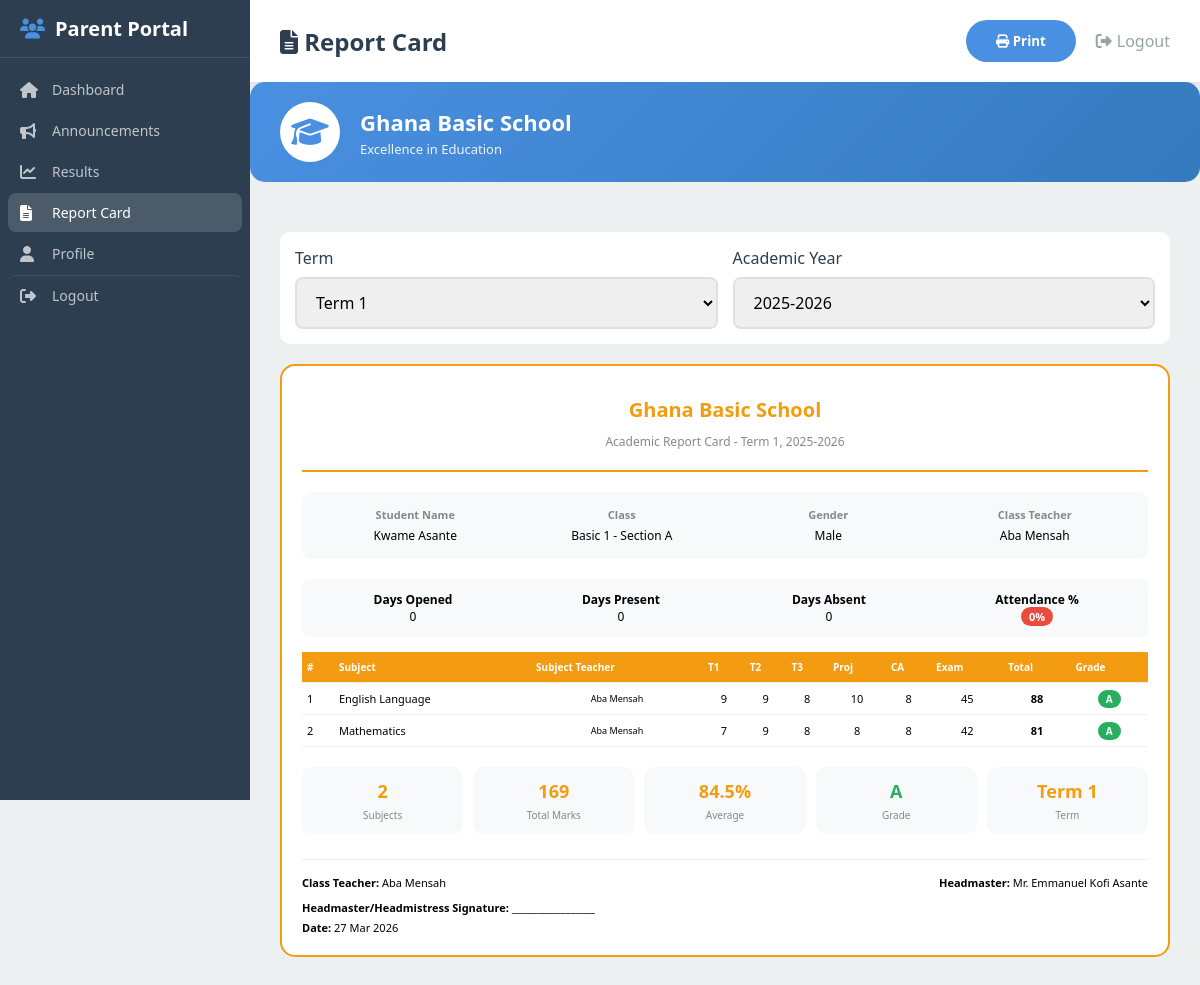
/parent/reportcard.php (signed in), run on the app's committed database.
### tables this page shows
CREATE TABLE students (
    id INT AUTO_INCREMENT PRIMARY KEY,
    student_id VARCHAR(20) UNIQUE,
    name VARCHAR(100) NOT NULL,
    username VARCHAR(50) UNIQUE,
    password VARCHAR(255),
    class_id INT NOT NULL,
    gender VARCHAR(20) NOT NULL,
    email VARCHAR(100),
    phone VARCHAR(20),
    photo VARCHAR(255),
    status ENUM('active', 'inactive', 'graduated', 'transferred') DEFAULT 'active',
    verified TINYINT(1) DEFAULT 1,
    admission_date DATE,
    created_at TIMESTAMP DEFAULT CURRENT_TIMESTAMP,
    INDEX idx_class_id (class_id),
    INDEX idx_status (status),
    INDEX idx_username (username),
    INDEX idx_verified (verified),
    INDEX idx_name (name),
    INDEX idx_student_id (student_id)
);

CREATE TABLE classes (
    id INT AUTO_INCREMENT PRIMARY KEY,
    class_name VARCHAR(50) NOT NULL,
    section VARCHAR(10) NOT NULL,
    level VARCHAR(20) DEFAULT 'primary',
    class_teacher_id INT,
    status ENUM('active', 'inactive') DEFAULT 'active',
    created_at TIMESTAMP DEFAULT CURRENT_TIMESTAMP,
    INDEX idx_level (level),
    INDEX idx_class_teacher (class_teacher_id),
    INDEX idx_status (status),
    INDEX idx_name_level (class_name, level)
);

CREATE TABLE teachers (
    id INT AUTO_INCREMENT PRIMARY KEY,
    name VARCHAR(100) NOT NULL,
    username VARCHAR(50) UNIQUE,
    password VARCHAR(255),
    email VARCHAR(100),
    phone VARCHAR(20),
    status ENUM('active', 'inactive') DEFAULT 'active',
    verified TINYINT(1) DEFAULT 1,
    created_at TIMESTAMP DEFAULT CURRENT_TIMESTAMP,
    INDEX idx_username (username),
    INDEX idx_status (status),
    INDEX idx_verified (verified),
    INDEX idx_name (name)
);

CREATE TABLE student_assessments (
    id INT AUTO_INCREMENT PRIMARY KEY,
    student_id INT NOT NULL,
    class_id INT NOT NULL,
    subject_id INT NOT NULL,
    term VARCHAR(20) DEFAULT 'Term 1',
    academic_year VARCHAR(20) DEFAULT '2025-2026',
    test1 DECIMAL(5,2) DEFAULT 0,
    test2 DECIMAL(5,2) DEFAULT 0,
    test3 DECIMAL(5,2) DEFAULT 0,
    project DECIMAL(5,2) DEFAULT 0,
    class_assessment DECIMAL(5,2) DEFAULT 0,
    exam DECIMAL(5,2) DEFAULT 0,
    grade VARCHAR(2),
    remarks VARCHAR(50),
    created_at TIMESTAMP DEFAULT CURRENT_TIMESTAMP,
    INDEX idx_student_id (student_id),
    INDEX idx_class_id (class_id),
    INDEX idx_subject_id (subject_id),
    INDEX idx_term (term),
    INDEX idx_academic_year (academic_year),
    INDEX idx_student_term_year (student_id, term, academic_year),
    UNIQUE KEY unique_assessment (student_id, subject_id, term, academic_year)
);

CREATE TABLE subjects (
    id INT AUTO_INCREMENT PRIMARY KEY,
    subject_name VARCHAR(100) NOT NULL,
    category VARCHAR(20) DEFAULT 'core',
    level VARCHAR(20) DEFAULT 'all',
    created_at TIMESTAMP DEFAULT CURRENT_TIMESTAMP,
    INDEX idx_category (category),
    INDEX idx_level (level)
);

### parent/reportcard.php (the view, shortened to what this page needs)
<?php
require_once '../config/database.php';
$studentId = $_SESSION['parent_student_id'];
$settings = [];
$stmt = $pdo->query("SELECT * FROM school_settings");
while ($row = $stmt->fetch()) {
    $settings[$row['setting_key']] = $row['setting_value'];
}
$schoolName = $settings['school_name'] ?? 'School Management System';
$schoolLogo = $settings['school_logo'] ?? '';
$headmasterName = $settings['headmaster_name'] ?? 'Mr. Emmanuel Kofi Asante';
$student = null;
if ($studentId) {
    $stmt = $pdo->prepare("SELECT s.*, c.class_name, c.section, c.id as class_id, t.name as class_teacher_name
        FROM students s
        LEFT JOIN classes c ON s.class_id = c.id
        LEFT JOIN teachers t ON c.class_teacher_id = t.id
        WHERE s.id = ?");
    $stmt->execute([$studentId]);
    $student = $stmt->fetch();
}
$selectedTerm = isset($_GET['term']) ? sanitize($_GET['term']) : 'Term 1';
$selectedYear = isset($_GET['year']) ? sanitize($_GET['year']) : '2025-2026';
$assessments = [];
if ($student) {
    $stmt = $pdo->prepare("SELECT a.*, sub.subject_name, sub.id as sub_id FROM student_assessments a
        LEFT JOIN subjects sub ON a.subject_id = sub.id
        WHERE a.student_id = ? AND a.term = ? AND a.academic_year = ?
        ORDER BY sub.subject_name");
    $stmt->execute([$studentId, $selectedTerm, $selectedYear]);
    $assessments = $stmt->fetchAll();
}
$subjectTeachers = [];
foreach ($assessments as $a) {
    $teacherStmt = $pdo->prepare("SELECT t.name FROM teachers t INNER JOIN teacher_subjects ts ON t.id = ts.teacher_id WHERE ts.subject_id = ? LIMIT 1");
    $teacherStmt->execute([$a['sub_id']]);
    $teacherName = $teacherStmt->fetchColumn();
    if ($teacherName) {
        $subjectTeachers[$a['sub_id']] = $teacherName;
    }
}
$attStmt = $pdo->prepare("SELECT * FROM student_attendance WHERE student_id = ? AND term = ? AND academic_year = ?");
$attStmt->execute([$studentId, $selectedTerm, $selectedYear]);
$attendance = $attStmt->fetch();
$daysOpened = $attendance['days_school_opened'] ?? 0;
$daysPresent = $attendance['days_present'] ?? 0;
$daysAbsent = $attendance['days_absent'] ?? 0;
$attPercentage = $daysOpened > 0 ? round(($daysPresent / $daysOpened) * 100, 1) : 0;
function getGrade($marks) {
    if ($marks >= 80) return ['A', '#27ae60'];
    return ['F', '#c0392b'];
}
$totalMarks = 0;
$subjectCount = count($assessments);
foreach ($assessments as $a) {
    $totalMarks += ((float)($a['test1'] ?? 0) + (float)($a['test2'] ?? 0) + (float)($a['test3'] ?? 0) + (float)($a['project'] ?? 0) + (float)($a['class_assessment'] ?? 0) + (float)($a['exam'] ?? 0));
}
$average = $subjectCount > 0 ? $totalMarks / $subjectCount : 0;
$gradeInfo = getGrade($average);
$terms = ['Term 1', 'Term 2', 'Term 3'];
$years = ['2025-2026', '2024-2025'];
?>
<!DOCTYPE html>
<html lang="en">
<head>
    <link rel="stylesheet" href="https://cdnjs.cloudflare.com/ajax/libs/font-awesome/6.4.0/css/all.min.css">
    <link rel="stylesheet" href="../assets/css/styles.css">
</head>
<body>
    <nav class="sidebar">
        <div class="sidebar-brand"><i class="fas fa-users"></i> Parent Portal</div>
        <ul class="sidebar-menu">
            <li><a href="index.php"><i class="fas fa-home"></i> Dashboard</a></li>
            <li><a href="announcements.php"><i class="fas fa-bullhorn"></i> Announcements</a></li>
            <li><a href="results.php"><i class="fas fa-chart-line"></i> Results</a></li>
            <li><a href="reportcard.php" class="active"><i class="fas fa-file-alt"></i> Report Card</a></li>
            <li><a href="profile.php"><i class="fas fa-user"></i> Profile</a></li>
            <li><a href="../logout.php" class="logout-link"><i class="fas fa-sign-out-alt"></i> Logout</a></li>
        </ul>
    </nav>
    <main class="main-content">
        <div class="header">
            <h1><i class="fas fa-file-alt"></i> Report Card</h1>
            <div class="header-right no-print">
                <?php if (empty($assessments)): ?>
                <span style="color: #888;"><i class="fas fa-info-circle"></i> No results for this term</span>
                <?php else: ?>
                <button onclick="window.print()" class="btn btn-primary"><i class="fas fa-print"></i> Print</button>
                <?php endif; ?>
                <a href="../logout.php"><i class="fas fa-sign-out-alt"></i> Logout</a>
            </div>
        </div>
        <div class="school-header no-print">
            <div class="school-logo">
                <?php if ($schoolLogo && file_exists('../assets/images/' . $schoolLogo)): ?>
                    <img src="../assets/images/<?php echo $schoolLogo; ?>" alt="School Logo">
                <?php else: ?>
                    <i class="fas fa-graduation-cap"></i>
                <?php endif; ?>
            </div>
            <div class="school-info">
                <h1><?php echo htmlspecialchars($schoolName); ?></h1>
                <p><?php echo htmlspecialchars($settings['school_tagline'] ?? ''); ?></p>
            </div>
        </div>
        <div class="content">
            <form method="GET" class="term-select no-print">
                <div class="form-group">
                    <label>Term</label>
                    <select name="term" onchange="this.form.submit()">
                        <?php foreach ($terms as $t): ?>
                        <option value="<?php echo $t; ?>" <?php echo $selectedTerm == $t ? 'selected' : ''; ?>><?php echo $t; ?></option>
                        <?php endforeach; ?>
                    </select>
                </div>
                <div class="form-group">
                    <label>Academic Year</label>
                    <select name="year" onchange="this.form.submit()">
                        <?php foreach ($years as $y): ?>
                        <option value="<?php echo $y; ?>" <?php echo $selectedYear == $y ? 'selected' : ''; ?>><?php echo $y; ?></option>
                        <?php endforeach; ?>
                    </select>
                </div>
            </form>
            <?php if ($student): ?>
            <div class="report-card">
                <div class="report-header">
                    <h1><?php echo htmlspecialchars($schoolName); ?></h1>
                    <p>Academic Report Card - <?php echo $selectedTerm; ?>, <?php echo $selectedYear; ?></p>
                </div>
                <div class="student-info">
                    <div><strong>Student Name</strong><?php echo htmlspecialchars($student['name']); ?></div>
                    <div><strong>Class</strong><?php echo htmlspecialchars(($student['class_name'] ?? '') . ' - Section ' . ($student['section'] ?? '')); ?></div>
                    <div><strong>Gender</strong><?php echo htmlspecialchars($student['gender']); ?></div>
                    <div><strong>Class Teacher</strong><?php echo htmlspecialchars($student['class_teacher_name'] ?? 'Not assigned'); ?></div>
                </div>
                <div style="background: #f8f9fa; padding: 12px; border-radius: 8px; margin-bottom: 15px; display: grid; grid-template-columns: repeat(4, 1fr); gap: 10px; text-align: center; font-size: 12px;">
                    <div><strong>Days Opened</strong><br><?php echo $daysOpened; ?></div>
                    <div><strong>Days Present</strong><br><?php echo $daysPresent; ?></div>
                    <div><strong>Days Absent</strong><br><?php echo $daysAbsent; ?></div>
                    <div><strong>Attendance %</strong><br><span style="padding: 2px 8px; border-radius: 10px; color: white; font-weight: bold; font-size: 11px; background: <?php echo $attPercentage >= 75 ? '#27ae60' : ($attPercentage >= 50 ? '#f39c12' : '#e74c3c'); ?>"><?php echo $attPercentage; ?>%</span></div>
                </div>
                <table class="scores-table">
                    <thead>
                        <tr>
                            <th>#</th>
                            <th>Subject</th>
                            <th>Subject Teacher</th>
                            <th>T1</th>
                            <th>T2</th>
                            <th>T3</th>
                            <th>Proj</th>
                            <th>CA</th>
                            <th>Exam</th>
                            <th>Total</th>
                            <th>Grade</th>
                        </tr>
                    </thead>
                    <tbody>
                        <?php if (empty($assessments)): ?>
                        <tr><td colspan="11" style="text-align: center; color: #999;">No results available for this term.</td></tr>
                        <?php else: ?>
                        <?php $subNum = 0; foreach ($assessments as $a): $subNum++;
                            $total = ((float)($a['test1'] ?? 0) + (float)($a['test2'] ?? 0) + (float)($a['test3'] ?? 0) + (float)($a['project'] ?? 0) + (float)($a['class_assessment'] ?? 0) + (float)($a['exam'] ?? 0));
                            $gradeInfo = getGrade($total);
                            $subjectTeacher = $subjectTeachers[$a['sub_id']] ?? '-';
                        ?>
                        <tr>
                            <td><?php echo $subNum; ?></td>
                            <td style="text-align: left;"><?php echo $a['subject_name']; ?></td>
                            <td style="font-size: 9px;"><?php echo $subjectTeacher; ?></td>
                            <td><?php echo $a['test1'] !== null ? number_format($a['test1'], 0) : '-'; ?></td>
                            <td><?php echo $a['test2'] !== null ? number_format($a['test2'], 0) : '-'; ?></td>
                            <td><?php echo $a['test3'] !== null ? number_format($a['test3'], 0) : '-'; ?></td>
                            <td><?php echo $a['project'] !== null ? number_format($a['project'], 0) : '-'; ?></td>
                            <td><?php echo $a['class_assessment'] !== null ? number_format($a['class_assessment'], 0) : '-'; ?></td>
                            <td><?php echo $a['exam'] !== null ? number_format($a['exam'], 0) : '-'; ?></td>
                            <td style="font-weight: bold;"><?php echo number_format($total, 0); ?></td>
                            <td><span class="grade-badge" style="background: <?php echo $gradeInfo[1]; ?>"><?php echo $gradeInfo[0]; ?></span></td>
                        </tr>
                        <?php endforeach; ?>
                        <?php endif; ?>
                    </tbody>
                </table>
                <div class="summary-row">
                    <div class="summary-box">
                        <h4><?php echo $subjectCount; ?></h4>
                        <p>Subjects</p>
                    </div>
                    <div class="summary-box">
                        <h4><?php echo number_format($totalMarks, 0); ?></h4>
                        <p>Total Marks</p>
                    </div>
                    <div class="summary-box">
                        <h4><?php echo number_format($average, 1); ?>%</h4>
                        <p>Average</p>
                    </div>
                    <div class="summary-box">
                        <h4 style="color: <?php echo $gradeInfo[1]; ?>"><?php echo $gradeInfo[0]; ?></h4>
                        <p>Grade</p>
                    </div>
                    <div class="summary-box">
                        <h4><?php echo $selectedTerm; ?></h4>
                        <p>Term</p>
                    </div>
                </div>
                <div class="signature-row">
                    <div><strong>Class Teacher:</strong> <?php echo htmlspecialchars($student['class_teacher_name'] ?? '_________________'); ?></div>
                    <div><strong>Headmaster:</strong> <?php echo htmlspecialchars($headmasterName); ?></div>
                </div>
                <div style="margin-top: 10px; font-size: 11px;">
                    <div><strong>Headmaster/Headmistress Signature:</strong> _________________</div>
                    <div style="margin-top: 5px;"><strong>Date:</strong> <?php echo date('d M Y'); ?></div>
                </div>
            </div>
            <?php else: ?>
            <div style="background: white; padding: 60px; border-radius: 15px; text-align: center;">
                <p style="color: #888;">No student linked to this account.</p>
            </div>
            <?php endif; ?>
        </div>
    </main>
</body>
</html>

### data on the page
students: name "Kwame Asante", class.section "Basic 1 - Section A", gender "Male", teachers.name "Aba Mensah"
student_assessments: subject.subject_name "English Language", subject "Aba Mensah", test1 "9", test2 "9", test3 "8", project "10", class_assessment "8", exam "45", total "88", gradeInfo "A"
student_assessments: subject.subject_name "Mathematics", subject "Aba Mensah", test1 "7", test2 "9", test3 "8", project "8", class_assessment "8", exam "42", total "81", gradeInfo "A"

### other printed values
$schoolName "Ghana Basic School"
$settings['school_tagline'] "Excellence in Education"
$selectedTerm "Term 1"
$selectedYear "2025-2026"
$daysOpened "0"
$daysPresent "0"
$daysAbsent "0"
$attPercentage "0"
$subjectCount "2"
$totalMarks "169"
$average "84.5"
$gradeInfo[0] "A"
$headmasterName "Mr. Emmanuel Kofi Asante"
form field term "Term 1"
form field year "2025-2026"
